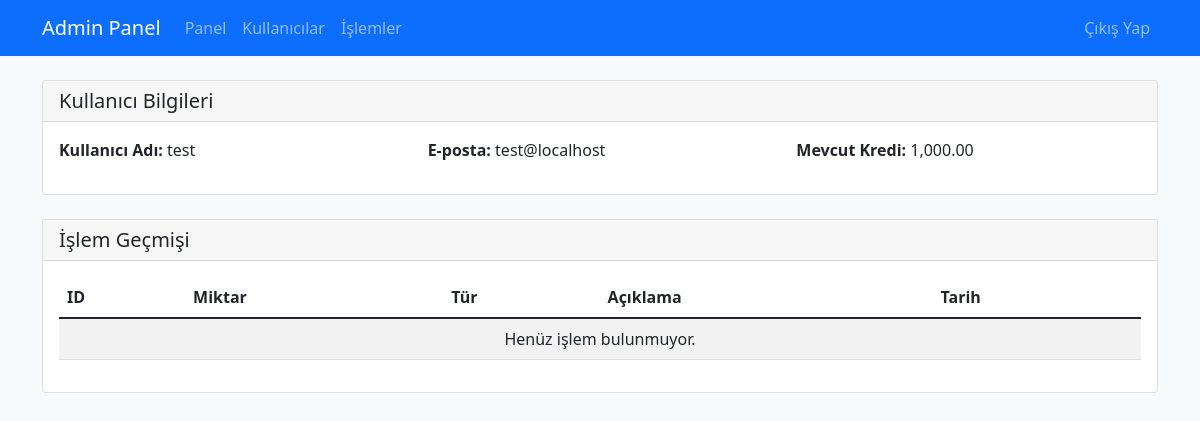
Page /admin/user_transactions.php?id=2 (signed in) on the committed database.
### tables this page shows
CREATE TABLE users (
    id INT AUTO_INCREMENT PRIMARY KEY,
    username VARCHAR(50) NOT NULL UNIQUE,
    password VARCHAR(255) NOT NULL,
    email VARCHAR(100) NOT NULL UNIQUE,
    credits DECIMAL(15,2) DEFAULT 1000.00,
    is_admin BOOLEAN DEFAULT FALSE,
    created_at TIMESTAMP DEFAULT CURRENT_TIMESTAMP,
    last_login TIMESTAMP DEFAULT CURRENT_TIMESTAMP ON UPDATE CURRENT_TIMESTAMP
);

### admin/user_transactions.php (the view, shortened to what this page needs)
<?php
require_once '../config/db.php';
$user_id = (int)$_GET['id'];
try {
    $stmt = $db->prepare("SELECT username, email, credits FROM users WHERE id = ?");
    $stmt->execute([$user_id]);
    $user = $stmt->fetch(PDO::FETCH_ASSOC);
    $sql = "SELECT * FROM transactions WHERE user_id = ? ORDER BY created_at DESC";
    $stmt = $db->prepare($sql);
    $stmt->execute([$user_id]);
    $transactions = $stmt->fetchAll(PDO::FETCH_ASSOC);
} catch (PDOException $e) {
    die("Veritabanı hatası: " . $e->getMessage());
}
?>
<!DOCTYPE html>
<html lang="tr">
<head>
    <link href="https://cdn.jsdelivr.net/npm/bootstrap@5.1.3/dist/css/bootstrap.min.css" rel="stylesheet">
    <link href="https://cdn.jsdelivr.net/npm/bootstrap-icons@1.8.1/font/bootstrap-icons.css" rel="stylesheet">
</head>
<body class="bg-light">
    <nav class="navbar navbar-expand-lg navbar-dark bg-primary">
        <div class="container">
            <a class="navbar-brand" href="dashboard.php">Admin Panel</a>
            <div class="collapse navbar-collapse" id="navbarNav">
                <ul class="navbar-nav">
                    <li class="nav-item">
                        <a class="nav-link" href="dashboard.php">Panel</a>
                    </li>
                    <li class="nav-item">
                        <a class="nav-link" href="users.php">Kullanıcılar</a>
                    </li>
                    <li class="nav-item">
                        <a class="nav-link" href="transactions.php">İşlemler</a>
                    </li>
                </ul>
                <ul class="navbar-nav ms-auto">
                    <li class="nav-item">
                        <a class="nav-link" href="../logout.php">Çıkış Yap</a>
                    </li>
                </ul>
            </div>
        </div>
    </nav>
    <div class="container mt-4">
        <div class="card mb-4">
            <div class="card-header">
                <h5 class="card-title mb-0">Kullanıcı Bilgileri</h5>
            </div>
            <div class="card-body">
                <div class="row">
                    <div class="col-md-4">
                        <p><strong>Kullanıcı Adı:</strong> <?php echo htmlspecialchars($user['username']); ?></p>
                    </div>
                    <div class="col-md-4">
                        <p><strong>E-posta:</strong> <?php echo htmlspecialchars($user['email']); ?></p>
                    </div>
                    <div class="col-md-4">
                        <p><strong>Mevcut Kredi:</strong> <?php echo number_format($user['credits'], 2); ?></p>
                    </div>
                </div>
            </div>
        </div>
        <div class="card">
            <div class="card-header d-flex justify-content-between align-items-center">
                <h5 class="card-title mb-0">İşlem Geçmişi</h5>
            </div>
            <div class="card-body">
                <div class="table-responsive">
                    <table class="table table-striped">
                        <thead>
                            <tr>
                                <th>ID</th>
                                <th>Miktar</th>
                                <th>Tür</th>
                                <th>Açıklama</th>
                                <th>Tarih</th>
                            </tr>
                        </thead>
                        <tbody>
                            <?php if (!empty($transactions)): ?>
                                <?php foreach ($transactions as $transaction): ?>
                                <tr>
                                    <td><?php echo $transaction['id']; ?></td>
                                    <td class="<?php echo $transaction['type'] == 'game_win' ? 'text-success' : 'text-danger'; ?>">
                                        <?php echo $transaction['type'] == 'game_win' ? '+' : '-'; ?><?php echo number_format($transaction['amount'], 2); ?>
                                    </td>
                                    <td>
                                        <?php
                                        switch ($transaction['type']) {
                                            case 'game_win':
                                                echo '<span class="badge bg-success">Kazanç</span>';
                                                break;
                                            case 'game_loss':
                                                echo '<span class="badge bg-danger">Kayıp</span>';
                                                break;
                                            case 'deposit':
                                                echo '<span class="badge bg-primary">Yükleme</span>';
                                                break;
                                            case 'withdraw':
                                                echo '<span class="badge bg-warning">Çekim</span>';
                                                break;
                                        }
                                        ?>
                                    </td>
                                    <td><?php echo htmlspecialchars($transaction['description']); ?></td>
                                    <td><?php echo date('d.m.Y H:i', strtotime($transaction['created_at'])); ?></td>
                                </tr>
                                <?php endforeach; ?>
                            <?php else: ?>
                                <tr>
                                    <td colspan="5" class="text-center">Henüz işlem bulunmuyor.</td>
                                </tr>
                            <?php endif; ?>
                        </tbody>
                    </table>
                </div>
            </div>
        </div>
    </div>
</body>
</html>

### rows in the picture
users: username "test", email "test@localhost", credits "1,000.00"
